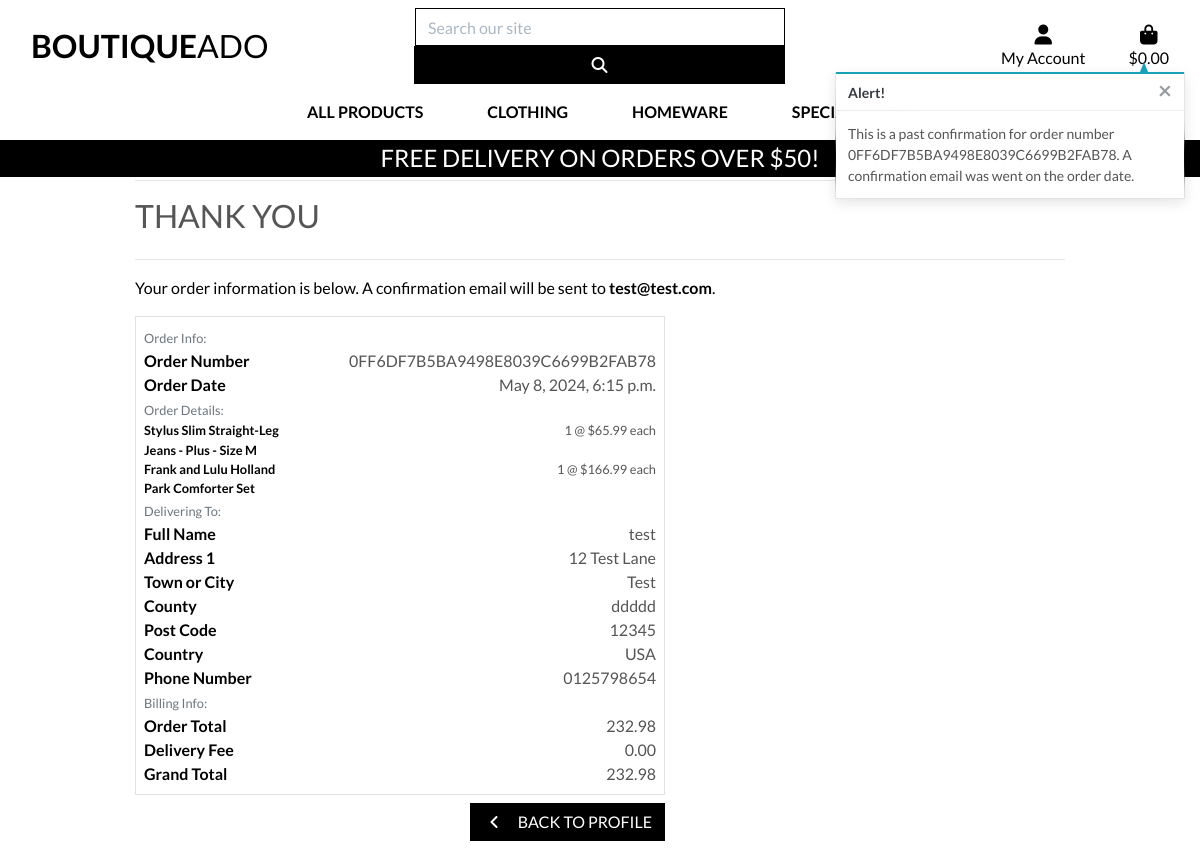
Screenshot of /profile/order_history/0FF6DF7B5BA9498E8039C6699B2FAB78 (signed in) with the database file from the repository.
### checkout/models.py (models this page shows, shortened)
class Order(models.Model):
    order_number = models.CharField(max_length=32, null=False, editable=False)
    user_profile = models.ForeignKey(UserProfile, on_delete=models.SET_NULL,
                                     null=True, blank=True, related_name='orders')
    full_name = models.CharField(max_length=50, null=False, blank=False)
    email = models.EmailField(max_length=254, null=False, blank=False)
    phone_number = models.CharField(max_length=20, null=False, blank=False)
    country = CountryField(blank_label="Country *", null=False, blank=False)
    postcode = models.CharField(max_length=20, null=True, blank=True)
    town_or_city = models.CharField(max_length=40, null=False, blank=False)
    street_address1 = models.CharField(max_length=80, null=False, blank=False)
    street_address2 = models.CharField(max_length=80, null=True, blank=True)
    county = models.CharField(max_length=80, null=True, blank=True)
    date = models.DateTimeField(auto_now_add=True)
    delivery_cost = models.DecimalField(max_digits=6, decimal_places=2, null=False, default=0)
    order_total = models.DecimalField(max_digits=10, decimal_places=2, null=False, default=0)
    grand_total = models.DecimalField(max_digits=10, decimal_places=2, null=False, default=0)
    original_bag = models.TextField(null=False, blank=False, default='')
    stripe_pid = models.CharField(max_length=254, null=False, blank=False, default='')

class OrderLineItem(models.Model):
    order = models.ForeignKey(Order, null=False, blank=False, on_delete=models.CASCADE, related_name='lineitems')
    product = models.ForeignKey(Product, null=False, blank=False, on_delete=models.CASCADE)
    product_size = models.CharField(max_length=2, null=True, blank=True)
    quantity = models.IntegerField(null=False, blank=False, default=0)
    lineitem_total = models.DecimalField(max_digits=6, decimal_places=2, null=False, blank=False, editable=False)

### products/models.py (models this page shows, shortened)
class Product(models.Model):
    category = models.ForeignKey('Category', null=True, blank=True, on_delete=models.SET_NULL)
    sku = models.CharField(max_length=254, null=True, blank=True)
    name = models.CharField(max_length=254)
    description = models.TextField()
    has_sizes = models.BooleanField(default=False, null=True, blank=True)
    price = models.DecimalField(max_digits=6, decimal_places=2)
    rating = models.DecimalField(max_digits=6, decimal_places=2, null=True,
                                 blank=True)
    image_url = models.URLField(max_length=1024, null=True, blank=True)
    image = models.ImageField(null=True, blank=True)

### profiles/views.py (the view)
# urls.py: path('order_history/<order_number>', views.order_history, name='order_history'),
@login_required
def order_history(request, order_number):
    order = get_object_or_404(Order, order_number=order_number)
    messages.info(request, (
        f'This is a past confirmation for order number {order_number}. '
        'A confirmation email was went on the order date.'
    ))
    template = 'checkout/checkout_success.html'
    context = {
        'order': order,
        'from_profile': True,
    }
    return render(request, template, context)

### bag/contexts.py (called while the page is built, shortened)
def bag_contents(request):
    bag_items = []
    total = 0
    product_count = 0
    bag = request.session.get('bag', {})
    if total < settings.FREE_DELIVERY_THRESHOLD:
        delivery = total * Decimal(settings.STANDARD_DELIVERY_PERCENTAGE / 100)
        free_delivery_delta = settings.FREE_DELIVERY_THRESHOLD - total
    else:
        delivery = 0
        free_delivery_delta = 0
    grand_total = delivery + total
    context = {
        'bag_items': bag_items,
        'total': total,
        'product_count': product_count,
        'delivery': delivery,
        'free_delivery_delta': free_delivery_delta,
        'free_delivery_threshold': settings.FREE_DELIVERY_THRESHOLD,
        'grand_total': grand_total,
    }
    return context

### checkout/templates/checkout/checkout_success.html (shortened to what this page needs)
{% extends "base.html" %}
{% load static %}
{% block extra_css %}
    <link rel="stylesheet" href="{% static 'checkout/css/checkout.css' %}">
{% endblock %}
{% block page_header %}
    <div class="container header-container">
    </div>
{% endblock %}
{% block content %}
    <div class="overlay"></div>
    <div class="container">
        <div class="row">
            <div class="col">
                <hr>
                <h2 class="logo-font mb-4">Thank You</h2>
                <hr>
                <p class="text-black">Your order information is below. A confirmation email will be sent to <strong>{{ order.email }}</strong>.</p>
            </div>
        </div>
        <div class="row">
            <div class="col-12 col-lg-7">
                <div class="order-confirmation-wrapper p-2 border">
                    <div class="row">
                        <div class="col">
                            <small class="text-muted">Order Info:</small>
                        </div>
                    </div>
                    <div class="row">
                        <div class="col-12 col-md-4">
                            <p class="mb-0 text-black font-weight-bold">Order Number</p>
                        </div>
                        <div class="col-12 col-md-8 text-md-right">
                            <p class="mb-0">{{ order.order_number }}</p>
                        </div>
                    </div>
                    <div class="row">
                        <div class="col-12 col-md-4">
                            <p class="mb-0 text-black font-weight-bold">Order Date</p>
                        </div>
                        <div class="col-12 col-md-8 text-md-right">
                            <p class="mb-0">{{ order.date }}</p>
                        </div>
                    </div>
                    <div class="row">
                        <div class="col">
                            <small class="text-muted">Order Details:</small>
                        </div>
                    </div>
                    {% for item in order.lineitems.all %}
                        <div class="row">
                            <div class="col-12 col-md-4">
                                <p class="small mb-0 text-black font-weight-bold">{{ item.product.name }}{% if item.product_size %} - Size {{ item.product_size|upper }}{% endif %}</p>
                            </div>
                            <div class="col-12 col-md-8 text-md-right">
                                <p class="small mb-0">{{ item.quantity }} @ ${{ item.product.price }} each</p>
                            </div>
                        </div>
                    {% endfor %}
                    <div class="row">
                        <div class="col">
                            <small class="text-muted">Delivering To:</small>
                        </div>
                    </div>
                    <div class="row">
                        <div class="col-12 col-md-4">
                            <p class="mb-0 text-black font-weight-bold">Full Name</p>
                        </div>
                        <div class="col-12 col-md-8 text-md-right">
                            <p class="mb-0">{{ order.full_name }}</p>
                        </div>
                    </div>
                    <div class="row">
                        <div class="col-12 col-md-4">
                            <p class="mb-0 text-black font-weight-bold">Address 1</p>
                        </div>
                        <div class="col-12 col-md-8 text-md-right">
                            <p class="mb-0">{{ order.street_address1 }}</p>
                        </div>
                    </div>
                    <div class="row">
                        <div class="col-12 col-md-4">
                            <p class="mb-0 text-black font-weight-bold">Town or City</p>
                        </div>
                        <div class="col-12 col-md-8 text-md-right">
                            <p class="mb-0">{{ order.town_or_city }}</p>
                        </div>
                    </div>
                    {% if order.county %}
                        <div class="row">
                            <div class="col-12 col-md-4">
                                <p class="mb-0 text-black font-weight-bold">County</p>
                            </div>
                            <div class="col-12 col-md-8 text-md-right">
                                <p class="mb-0">{{ order.county }}</p>
                            </div>
                        </div>
                    {% endif %}
                    {% if order.postcode %}
                        <div class="row">
                            <div class="col-12 col-md-4">
                                <p class="mb-0 text-black font-weight-bold">Post Code</p>
                            </div>
                            <div class="col-12 col-md-8 text-md-right">
                                <p class="mb-0">{{ order.postcode }}</p>
                            </div>
                        </div>
                    {% endif %}
                    <div class="row">
                        <div class="col-12 col-md-4">
                            <p class="mb-0 text-black font-weight-bold">Country</p>
                        </div>
                        <div class="col-12 col-md-8 text-md-right">
                            <p class="mb-0">{{ order.country }}</p>
                        </div>
                    </div>
                    <div class="row">
                        <div class="col-12 col-md-4">
                            <p class="mb-0 text-black font-weight-bold">Phone Number</p>
                        </div>
                        <div class="col-12 col-md-8 text-md-right">
                            <p class="mb-0">{{ order.phone_number }}</p>
                        </div>
                    </div>
                    <div class="row">
                        <div class="col">
                            <small class="text-muted">Billing Info:</small>
                        </div>
                    </div>
                    <div class="row">
                        <div class="col-12 col-md-4">
                            <p class="mb-0 text-black font-weight-bold">Order Total</p>
                        </div>
                        <div class="col-12 col-md-8 text-md-right">
                            <p class="mb-0">{{ order.order_total }}</p>
                        </div>
                    </div>
                    <div class="row">
                        <div class="col-12 col-md-4">
                            <p class="mb-0 text-black font-weight-bold">Delivery Fee</p>
                        </div>
                        <div class="col-12 col-md-8 text-md-right">
                            <p class="mb-0">{{ order.delivery_cost }}</p>
                        </div>
                    </div>
                    <div class="row">
                        <div class="col-12 col-md-4">
                            <p class="mb-0 text-black font-weight-bold">Grand Total</p>
                        </div>
                        <div class="col-12 col-md-8 text-md-right">
                            <p class="mb-0">{{ order.grand_total }}</p>
                        </div>
                    </div>
                </div>
            </div>
        </div>
        <div class="row">
            <div class="col-12 col-lg-7 text-right">
                {% if from_profile %}
                    <a href="{% url 'profile' %}" class="btn btn-black rounded-0 my-2">
                        <span class="icon mr-2">
                            <i class="fas fa-angle-left"></i>
                        </span>
                        <span class="text-uppercase">Back to Profile</span>
                    </a>
                {% endif %}
            </div>
        </div>
    </div>
{% endblock %}

### static/css/base.css (style rules this page uses)
html { height: 100%; }
body { background: url('/media/homepage_background_cropped.jpeg') no-repeat center center fixed; background-size: cover; height: calc(100vh - 164px); color: #555; font-family: 'Lato'; }
.icon { align-items: center; display: inline-flex; justify-content: center; height: 1.5rem; width: 1.5rem; }
.logo-font { text-transform: uppercase; }
.btn-black { background: black; color: white; }
.text-black { color: #000 !important; }
.overlay { height: 100%; width: 100%; top: 0; left: 0; position: fixed; background: white; z-index: -1; }
@media (min-width: 1200px) { .container { max-width: 80%; } }
@media (min-width: 992px) { .header-container { padding-top: 164px; } }

### rows the page displays
Order: email "test@test.com", order_number "0FF6DF7B5BA9498E8039C6699B2FAB78", date "May 8, 2024, 6:15 p.m.", full_name "test", street_address1 "12 Test Lane", town_or_city "Test", county "ddddd", postcode "12345", country "USA", phone_number "0125798654", order_total "232.98", delivery_cost "0.00", grand_total "232.98"
OrderLineItem: product.name "Stylus Slim Straight-Leg Jeans - Plus", product_size "M", quantity "1", product.price "65.99"
OrderLineItem: product.name "Frank and Lulu Holland Park Comforter Set", quantity "1", product.price "166.99"

### other values shown
{{ free_delivery_threshold }} "50"
{{ message }} "This is a past confirmation for order number 0FF6DF7B5BA9498E8039C6699B2FAB78. A confirmation email was went on the order date."
